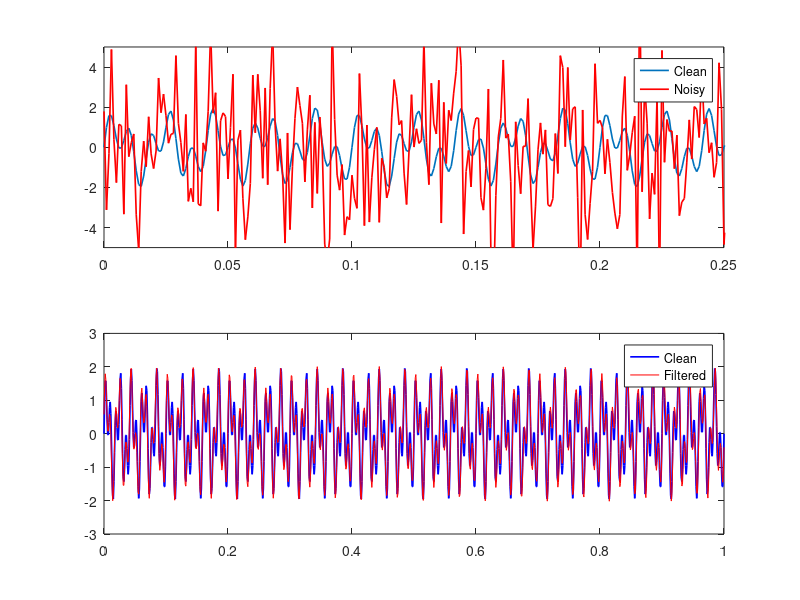
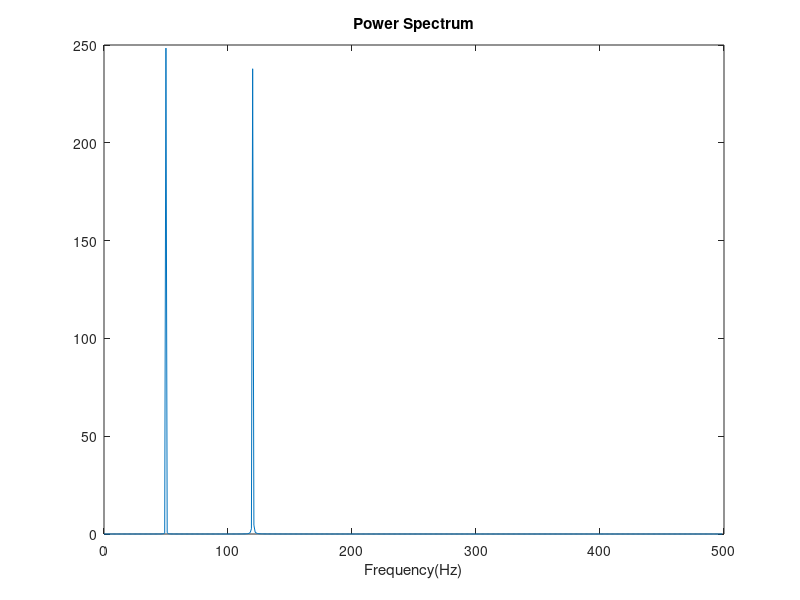
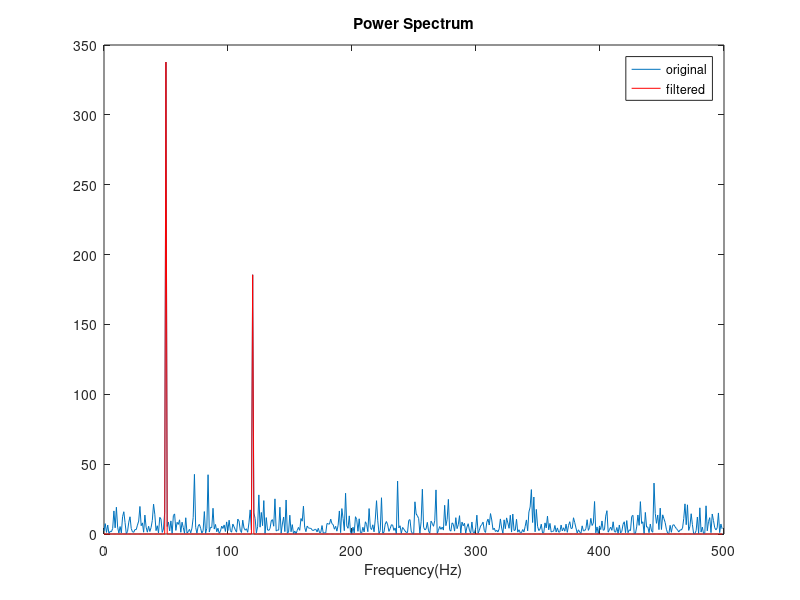

MATLAB code for these plots, in order:
%% Fourier lectures

clc;clear all;close all;
% THis is the discrete or fast fourier which pertains to data, as opposed
% to continuous functions.

% Some functions are well approximated by Tyalor Series expansions, like
% x^4 - x^2 (if you examine the polynomial of deltax that emerges)

% Some are ill suited however.
% For example sine waves (because they are hard to represent with
% polynomials. Every time you want to capture another period, you need
% another order in the taylor expansion, interesting.
% 
% So instead of expanding a function in terms of polynomials, it is
% possible to represent our function as a sum of sine waves. This is the
% basic idea of a fourier series.
% 
% There is an entire theory of expanding functions in terms of sines, or
% sin(k*omega*x) and this is called fourier analysis.
% So we are intersted in extracting frequencies from data. 
% Suppose we have some data points and we want to extract some frequency
% components at each point. We would use a discrete fourier transform to do
% this. So at each point f(x_n) we would have fhat(x_n);

% The DFT is what converts all the f points into the frequency extractions,
% or fourier coefficients. 
% The DFT is:

%  fhat_k = sum n=0 to N-1  f_n * e^ (-2 * pi * i * K * n / N)

% recal Euler's formula: e^ (i * theta) = cos(theta) + i * sin(theta)
% Think of this as e to the i*theta is a coordinate in the complex plane,
% ON the complex unit circle. So your real part is cos(theta) in the real direction and the
% imaginary part is sin(theta) or the imaginary direction
% Returning to fourier, 2 pi is a full revolution of that circle in the
% imaginary plane. The K*n/N tells us what part of the full revolution in
% question. So 2piKn/N is some frequency w, and the fhats are the
% coefficients of the different frequencies, or the magnitudes of each sin
% wave. 

% This is reversable. 
% f_n = 1/N sum k=0 to N-1 fhat * e ^ (2*pi*i*k*n/N)

% So in the example we have f_0_hat * some 0 frequency function, this is
% the sort of avergae slope of the whole thing.
% Then you have the second coefficient making some piece of a sine wave,
% etc etc, and each one is higher freq than the last.


% So how to compute? consider w_n = e ^ -2pi * i/N
% N determines what portion of the circle we are revolving around.
% So this all takes the form Ax = b where b are our frequency
% coeffiecients.
% Just look it up. It's the discrete fourier transform matrix. Also called
% the Vandermonde matrix.
% Note that the fhat coefficients tell us how much of the signal is given
% by each frequency band.
% This is an O(n^2) operation.
% Next lecture we'll learn the fast fourier transform, which is O(n*log(n))
% operation.
% FFT and DFT have become synonymous.
%% Simple signal with 2 freq example
dt = .001;
t = 0:dt:1;
x = sin(2*pi*50*t) + sin(2*pi*120*t); %w1 = 50hz, w2 = 120hz
figure(1)
plot(t,x,'LineWidth',1.2)

figure
N = length(t);
Y = fft(x, N); %fft is a fast discrete fourier

% what we're really intersted in is the magnitude of each frequency, which
% tells us how much of the freq is in each fhat. This is called Power
% Frequency D something
PSD = Y.*conj(Y)/N;
freq = 1/(dt*N)*(0:N); %this creates the x axis of frequencies in Hz
L = 1:floor(N/2); % only plot the first half of freqs)
plot(freq(L), PSD(L))
title('Power Spectrum')
xlabel('Frequency(Hz)')

% Note all the power is at 50 hz and 120 hz, which is as expected. 

%% Second lecture on DFT

% Example: IO of audio:

% Audio is sampled at 44.1 khz, or 44,100 samples per second
% So 10 seconds of audio is about 441,000 samples, so that's N
% So n^2 = 1,944,800,000,000,000

% Or even 1 second n^2 is 2 billion about, and n * log(n) is 1/4 million.
% 8000x speedup
% FFT was invented by Cooley and Tuky around 1965 and Cooley was at IBM and
% Tuky was at Princeton. HOWEVER it was actually discovered 160 years
% earlier by Gauss in 1805. 

%% FFT 

% SO it turns out that DFT can be implemented much more efficiently if my N
% is a power of 2.

% So we're gonna say, for example, F_1024 is a matrix taking my data x to
% my fourier coefficients xhat. 

% So at the core of this is that if xhat = F * x then we can break this
% down into :
% xhat = [I -D; I -D] [ F_512 0;0 F_512] [xeven; xodd]
% The upshot is that the 512 matrices are much easier to compute, and we
% recapture the correct values with the first matrix. D is a diagonal
% matrix of w values basically. 
% AHhhh and then the F512s get broken up in to 256, etc etc. THen no doubt
% the algorithm is recursive. 

% Now even if N does not = a power of 2, you just pad the the data set with
% zeros until it's a power of 2. 
%% Now filtering noise
clc;clear all;close all;
dt = .001;
t = 0:dt:1;
x = sin(2*pi*50*t) + sin(2*pi*120*t); %w1 = 50hz, w2 = 120hz
figure(1)
subplot(2,1,1)
plot(t,x,'LineWidth',1.2)
% add some noise
y = x + 2.5 * randn(size(t));
hold on
plot(t,y,'r','LineWidth', 1.2)
axis([0 .25 -5 5])
legend('Clean', 'Noisy')


figure
N = length(t);
Y = fft(y, N); %fft is a fast discrete fourier

% what we're really intersted in is the magnitude of each frequency, which
% tells us how much of the freq is in each fhat. This is called Power
% Frequency D something
PSD = Y.*conj(Y)/N;
freq = 1/(dt*N)*(0:N); %this creates the x axis of frequencies in Hz
L = 1:floor(N/2); % only plot the first half of freqs)
plot(freq(L), PSD(L))
title('Power Spectrum')
xlabel('Frequency(Hz)')

% Note all the power is at 50 hz and 120 hz, which is as expected.
%% Now we're going to filter out noise
indices = PSD > 50; %this will create vector of booleans for indices of PSD when greater than 50
PSD = PSD.*indices; %this of courese zeros out powers below 50, or 'removes the noise floor'
hold on
plot(freq(L), PSD(L), 'r');
legend('original','filtered')

Y = Y.*indices; %zero out the small fourier coefficients in Y
yfilt = ifft(Y); % inverse FFT to get filtered time domain signal.
figure(1)
subplot(2,1,2)
plot(t,x,'b', 'LineWidth', 1.2)
hold on
plot(t,yfilt,'r')
legend('Clean', 'Filtered')
